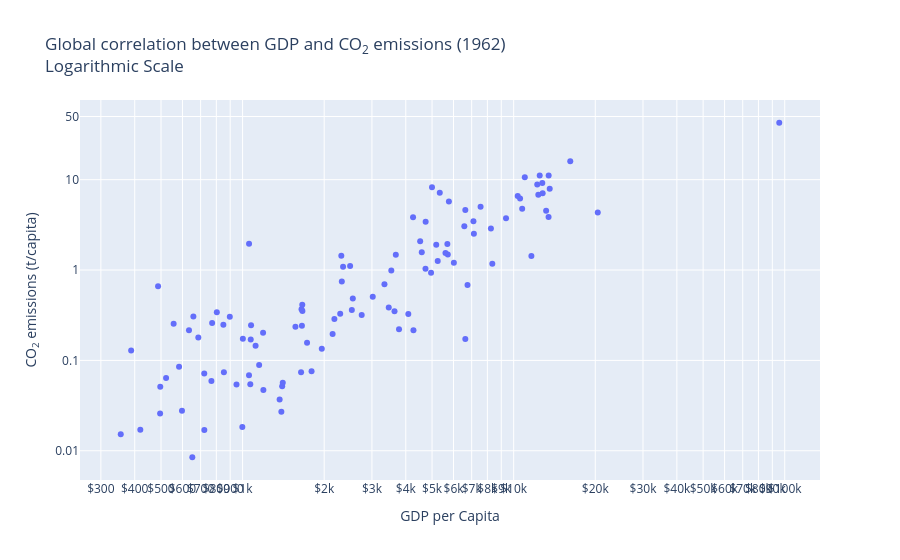

Notebook source saved alongside this figure:
### Markdown cell above
Data for 1962 is shown on a log‑scaled axis to make densely clustered countries easier to distinguish, while the tick labels remain in the original units so the values stay intuitive to read.

### Code cell
df_1962 = df[df["Year"] == 1962]
fig = px.scatter(
    df_1962,
    x="gdpPercap",
    y="CO2 emissions (metric tons per capita)",
    log_x=True,
    log_y=True,
    hover_data=["Country Name"],
    title="Global correlation between GDP and CO<sub>2</sub> emissions (1962) <br>Logarithmic Scale",
    labels={
        "CO2 emissions (metric tons per capita)": "CO<sub>2</sub> emissions (t/capita)",
        "gdpPercap": "GDP per Capita",
    },
)
fig.update_xaxes(
    type="log", range=[2, None], tickmode="auto", nticks=10, tickformat="$,~s"
)
y_ticks = [0.01, 0.1, 1, 10, 50]
fig.update_yaxes(
    type="log", tickmode="array", tickvals=y_ticks, ticktext=[str(v) for v in y_ticks]
)
fig.update_traces(
    hovertemplate=(
        "<b>%{customdata[0]}</b><br>"  # Country
        "GDP per Capita: %{x:$,.0f}<br>"
        "CO₂ emissions: %{y:.3g} t/capita<br>"
        "<extra></extra>"
    ),
    customdata=df_1962[["Country Name"]],
)
fig.show()

### Figure 1 — Plotly figure (JSON) as saved in the notebook; plotly's stock layout.template omitted (floating-point values rounded to 4 significant figures; data arrays with more than 128 entries replaced by an {"elided": "..."} marker saying what was removed)
{"data": [{"customdata": {"elided": "259x1 str values"}, "hovertemplate": "<b>%{customdata[0]}</b><br>GDP per Capita: %{x:$,.0f}<br>CO₂ emissions: %{y:.3g} t/capita<br><extra></extra>", "legendgroup": "", "marker": {"color": "#636efa", "symbol": "circle"}, "mode": "markers", "name": "", "orientation": "v", "showlegend": false, "type": "scatter", "x": {"elided": "259 float values"}, "xaxis": "x", "y": {"elided": "259 float values"}, "yaxis": "y"}], "layout": {"legend": {"tracegroupgap": 0}, "title": {"text": "Global correlation between GDP and CO<sub>2</sub> emissions (1962) <br>Logarithmic Scale"}, "xaxis": {"anchor": "y", "domain": [0, 1], "nticks": 10, "range": [2, null], "tickformat": "$,~s", "tickmode": "auto", "title": {"text": "GDP per Capita"}, "type": "log"}, "yaxis": {"anchor": "x", "domain": [0, 1], "tickmode": "array", "ticktext": ["0.01", "0.1", "1", "10", "50"], "tickvals": [0.01, 0.1, 1, 10, 50], "title": {"text": "CO<sub>2</sub> emissions (t/capita)"}, "type": "log"}}}
